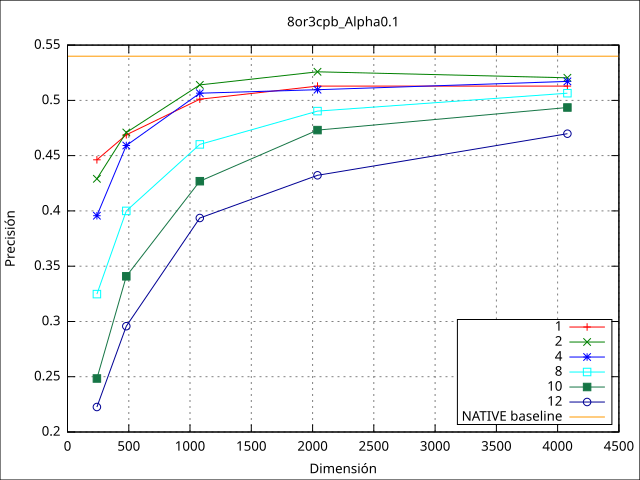

gnuplot code for this plot:
set terminal svg size 640,480 fname 'Verdana' fsize 10
set object 1 rect from screen 0, 0, 0 to screen 1, 1, 0 behind
set object 1 rect fc  rgb 'white' fillstyle solid 1.0
set output './best_expon.svg'
set grid
set key box right bottom
set title '8or3cpb_Alpha0.1'
set xlabel 'Dimensión'
set ylabel 'Precisión'
plot './best_expon.txt' using 1:2 with linespoints title '1', \
'' using 1:3 with linespoints title '2', \
'' using 1:4 with linespoints title '4', \
'' using 1:5 with linespoints title '8', \
'' using 1:6 with linespoints title '10', \
'' using 1:7 with linespoints title '12', \
'' using 8:9 with lines title 'NATIVE baseline', \
